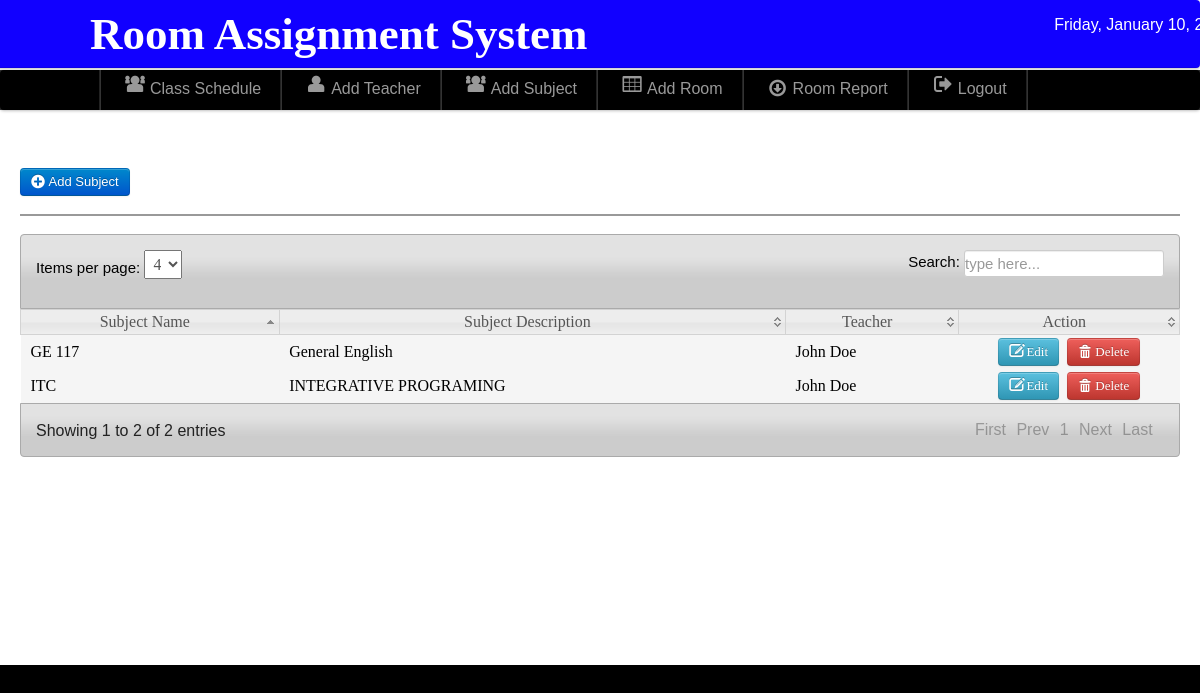
/admin/subject.php (signed in), run on the app's committed database.
### tables this page shows
CREATE TABLE `subjects` (
  `SubjectID` int(11) NOT NULL,
  `SubjectName` varchar(255) NOT NULL,
  `SubjectDescription` varchar(255) NOT NULL,
  `TeacherID` int(11) NOT NULL
);

### admin/subject.php (the view, shortened to what this page needs)
<?php
include('./components/header.php');
include('./connection/dbcon.php');
include('./components/nav-top1.php');
include('./components/main.php');
?>
<div class="wrapper">
	<div id="element" class="hero-body-subject-add">
		<div class="nav-content">
			<h2>
				<font color="white">Subject List</font>
			</h2>
			<a class="btn btn-primary" href="add_subject.php"><i class="icon-plus-sign icon-large"></i>&nbsp;Add
				Subject</a>
			<hr>
			<table class="users-table">
				<div class="demo_jui">
					<table cellpadding="0" cellspacing="0" border="0" class="display" id="log" class="jtable">
						<thead>
							<tr>
								<th>Subject Name</th>
								<th>Subject Description</th>
								<th>Teacher</th>
								<th>Action</th>
							</tr>
						</thead>
						<tbody>
							<?php
							$result = mysqli_query($conn, "SELECT s.SubjectID, s.SubjectName, s.SubjectDescription, t.TeacherID, CONCAT(t.FirstName, ' ', t.LastName) AS TeacherName
                                                          FROM subjects s
                                                          INNER JOIN teachers t ON s.TeacherID = t.TeacherID") or die(mysqli_error($conn));
							while ($row = mysqli_fetch_array($result)) {
								$id = $row['SubjectID'];
								?>
								<tr class="del<?php echo $id ?>">
									<td><?php echo $row['SubjectName']; ?></td>
									<td><?php echo $row['SubjectDescription']; ?></td>
									<td><?php echo $row['TeacherName']; ?></td>
									<td align="center" width="200">
										<a class="btn btn-info" href="edit_subject.php?id=<?php echo $id; ?>"><i
												class="icon-edit icon-large"></i>&nbsp;Edit</a>&nbsp;
										<a class="btn btn-danger" data-toggle="modal"
											href="#deleteModal<?php echo $id; ?>"><i
												class="icon-trash icon-large"></i>&nbsp;Delete</a>
									</td>
								</tr>
							<?php } ?>
						</tbody>
					</table>
				</div>
			</table>
		</div>
	</div>
</div>

### admin/css/style.css (style rules this page uses)
* { margin:0; padding:0; }
a { color:#000000; }
.wrapper { margin-top: -43px; background-color: #ffffff; }
html, body { height: 100%; margin: 0; padding: 0; display: flex; flex-direction: column; min-height: 100%; }
.hero-body-subject-add { padding: 20px; background-color: #ffffff; color: white; border-radius: 8px; }

### admin/css/datatable/demo_table_jui.css (style rules this page uses)
table.display thead th { cursor: pointer; padding: 3px 0 3px 10px; }
table.display { border-collapse: collapse; clear: both; margin: 0 auto; width: 100%; }
table.display td { padding: 3px 10px; }
tr.odd { background-color: #f5f5f5; }
tr.even { background-color: #f5f5f5; }
tr.odd td.sorting_1 { background-color: F5F5F5; }
tr.even td.sorting_1 { background-color: F5F5F5; }

### data on the page
subjects: SubjectName "GE 117", SubjectDescription "General English", TeacherName "John Doe"
subjects: SubjectName "ITC", SubjectDescription "INTEGRATIVE PROGRAMING", TeacherName "John Doe"
